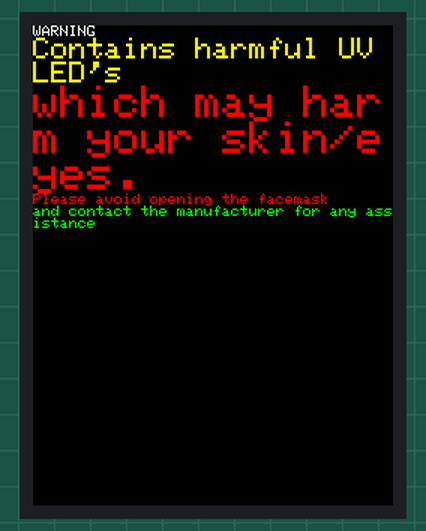
The sketch below on a simulated Arduino Mega 2560, built with avr-gcc and run on an emulated ATmega2560. On the bench: 240×320 colour display. What the sketch prints to the serial monitor is not drawn.

Above: at 0.3 s.

The sketch:

Warning_UV_v2.ino
```cpp
// Attach your libraries
#include "SPI.h"
#include "Adafruit_GFX.h"
#include "Adafruit_ILI9341.h"

// aadding this library because to fix the compilation error.
#include <Adafruit_I2CDevice.h>

// Setting up pin constants for our 2.2 LCD Screen.
#define TFT_DC 20
#define TFT_CS 21
#define TFT_MOSI 29
#define TFT_CLK 1
#define TFT_RST 13
#define TFT_MISO 30

// Setting up the tft object
Adafruit_ILI9341 tft = Adafruit_ILI9341(TFT_CS, TFT_DC, TFT_MOSI, TFT_CLK, TFT_RST, TFT_MISO);

// Runs only once.
void setup() {
  Serial.begin(9600);
  Serial.println("ILI9341 Test!");
  tft.begin();

  ////////////////////////////////////////
  // Start displaying the warning label.
  ////////////////////////////////////////

  tft.fillScreen(ILI9341_BLACK); // change the screen to black.

  // Display line 1
  tft.setCursor(0, 0); // go to x= 0, and y = 0
  tft.setTextColor(ILI9341_WHITE);
  tft.setTextSize(1);
  tft.println("WARNING");

  // Display line 2
  tft.setTextColor(ILI9341_YELLOW);
  tft.setTextSize(2);
  tft.println("Contains harmful UV LED's");

  // Display line 3
  tft.setTextColor(ILI9341_RED);
  tft.setTextSize(3);
  tft.println("which may harm your skin/eyes.");

  // Display line 4
  tft.setTextColor(ILI9341_RED);
  tft.setTextSize(1);
  tft.println("Please avoid opening the facemask");

  // Display line 5
  tft.setTextColor(ILI9341_GREEN);
  tft.setTextSize(1);
  tft.println("and contact the manufacturer for any assistance");


}

void loop() {
  // put your main code here, to run repeatedly:
  Serial.println("Printing the Warning Label only once.");
}
```
